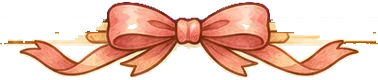
#> input picture site/img/ui/bow.webp, 378 x 80 px
$ python -i art.py   (imports and definitions only)
#> lines starting #> are read from the running program, lines starting #| are printed output that depends on the picture; after the words box and inside, x2 and y2 are one past the last pixel; in counts of white or black regions, pixels touching at a corner belong together
"""그림 파이프라인 — ../그림 에 있는 것만 골라 사이트용 webp 로 만든다.

    python tools/art.py            (_개발 폴더에서)

- 캐릭터 시트(1536×1024, 왼쪽 전신 + 오른쪽 표정 2~3개, 크림 바탕)
  → 전신 서 있는 그림(바탕 투명, 세로 600px) + 표정 얼굴(정사각 160px)
- 배경 · 엔딩 CG · 기술 카드: 파일 이름의 낱말로 알아본다(없으면 게임이 자리 그림을 쓴다)
- 결과: site/img/** + src/art-manifest.json (esbuild 가 묶음에 넣는다)
- 확인용 모아보기: tools/_check/sheets.png (사이트에는 올리지 않는다)

새 그림이 생기면 이 스크립트를 다시 돌리고 `npm run build` 한다.
"""
from __future__ import annotations

import json
import re
import sys
from collections import deque
from pathlib import Path

import numpy as np
from PIL import Image, ImageFilter

HERE = Path(__file__).resolve().parent
DEV = HERE.parent
ART = (DEV / '..' / '그림').resolve()
OUT = DEV / 'site' / 'img'
MANIFEST = DEV / 'src' / 'art-manifest.json'
CHECK = HERE / '_check'

SPRITE_H = 600
FACE = 160
BG_SIZE = (1600, 900)
CARD_W = 640

# 그림 id → 파일 이름에서 찾을 낱말(앞에 있는 것부터)
CHAR_KEYS = {
    'hangyeol': ['한결'], 'daon': ['다온'],
    'soyun': ['한소윤', '소윤'], 'eungyeol': ['서은결', '은결'],
    'harin': ['도하린', '하린'], 'hanbyeol': ['주한별', '한별'],
    'chaewon': ['유채원', '채원'], 'haru': ['민하루', '하루'],
    'tenu': ['테누'], 'bong': ['봉선생', '봉 선생', '봉'], 'miko': ['미코'],
    'hala': ['할라'], 'bara': ['바라'], 'kamu': ['카무'],
}
BG_KEYS = [  # 위에서부터 먼저 맞는 것
    ('call', ['화상', 'call']), ('fest', ['축제', '부스', 'fest']), ('club', ['동아리', 'club']),
    ('garden', ['텃밭', 'garden']), ('snow', ['하굣길', '눈 오는', '눈오는', 'snow']),
    ('night', ['밤', 'night']), ('well', ['우물', 'well']), ('market', ['장터', 'market']),
    ('forge', ['대장간', 'forge']), ('roof', ['빗물', '지붕', '탱크', 'roof', 'rain']),
    ('hall', ['강당', '졸업식', 'hall']), ('field', ['운동장', '벚꽃', 'field']),
]
CARD_KEYS = [
    ('roll', ['굴리', '물통', 'roll', 'drum']), ('straw', ['빨대', '정수', 'straw']),
    ('rain', ['빗물', 'rain']), ('bottle', ['페트병', '전구', 'bottle']),
    ('bike', ['자전거', 'bike']), ('solar', ['태양열', '조리기', 'solar']),
    ('pot', ['항아리', 'pot']),
]
IMG_EXT = {'.png', '.jpg', '.jpeg', '.webp'}
SKIP_WORDS = ['모아보기', 'contact', '_check']


# [12 lines left out: functions files_under, all_images, not called in this run]


def in_dir(p: Path, names: list[str]) -> bool:
    return any(part in names for part in p.relative_to(ART).parts[:-1])


# ── 캐릭터 시트 자르기 ─────────────────────────────────────────────
def bg_color(a: np.ndarray) -> np.ndarray:
    b = np.concatenate([a[:8].reshape(-1, 3), a[-8:].reshape(-1, 3), a[:, :8].reshape(-1, 3), a[:, -8:].reshape(-1, 3)])
    return np.median(b, axis=0)


def runs(mask: np.ndarray) -> list[tuple[int, int]]:
    """참인 구간들 [(시작, 끝+1)]"""
    out, start = [], None
    for i, v in enumerate(mask):
        if v and start is None:
            start = i
        elif not v and start is not None:
            out.append((start, i)); start = None
    if start is not None:
        out.append((start, len(mask)))
    return out


# [13 lines left out: function flood_outside, not called in this run]


def _dilate(m: np.ndarray, k: int = 3) -> np.ndarray:
    return np.array(Image.fromarray(m.astype(np.uint8) * 255).filter(ImageFilter.MaxFilter(k))) > 0


# [47 lines left out: function key_background, not called in this run]


def crop_sheet(path: Path) -> dict:
#> called with path = '../site/img/ui/bow.webp'
    im = Image.open(path).convert('RGB')
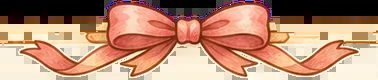
#> im: PIL image 378x80 RGB; mean R, G, B 183.1, 139.1, 115.4
    a = np.asarray(im)
    H, W, _ = a.shape
#> H = 80; W = 378
    bg = bg_color(a)
#> bg = [174, 148, 130]
    diff = np.abs(a.astype(np.int16) - bg.astype(np.int16)).max(axis=2)
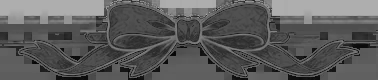
#> diff: shape (80, 378) int16; min 3, max 174, mean 91.7
    fg = diff > 30
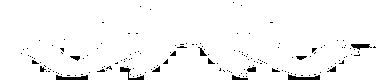
#> fg: shape (80, 378) bool; 96.7% white; 161 black regions (147 under 20 px), largest, box (x1, y1, x2, y2) and area: (288, 74, 320, 80) 116, (56, 75, 88, 80) 113, (120, 67, 144, 80) 94
    col = fg.sum(axis=0)
#> col = 378 values, max 80 at index 0, min 67 at index 128, mean 77.35
    # 왼쪽 전신과 오른쪽 얼굴 사이의 가장 넓은 빈 세로줄
    lo, hi = int(W * 0.33), int(W * 0.75)
#> lo = 124; hi = 283
    gaps = [(s + lo, e + lo) for s, e in runs(col[lo:hi] <= 2)]
#> after the loop in runs, `for i, v in enumerate(mask):`: out = []
#> gaps = []
    if not gaps:
#> (the run stopped early here; a loop or call above may not have finished)

$ run again, on site/img/ui/corner.webp
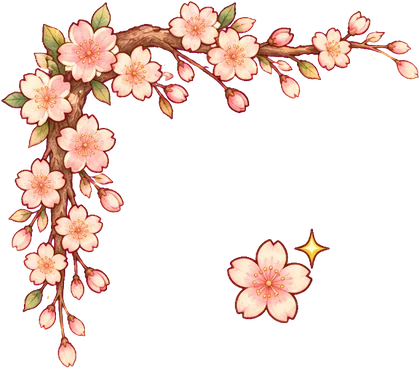
#> input picture site/img/ui/corner.webp, 420 x 369 px
#> in crop_sheet, `im = Image.open(path).convert('RGB')`:
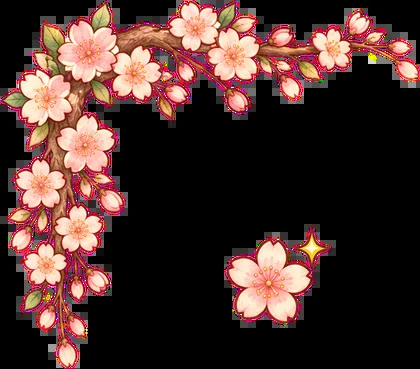
#> im: PIL image 420x369 RGB; mean R, G, B 74.1, 49.1, 45
#> bg = [0, 0, 0]
#> in crop_sheet, `fg = diff > 30`:
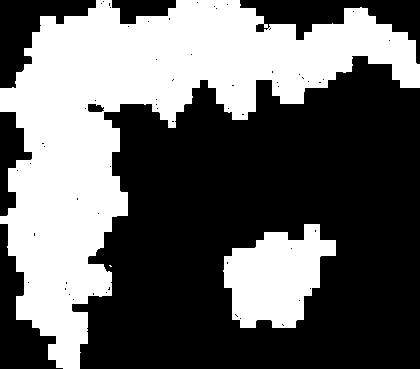
#> fg: shape (369, 420) bool; 39.6% white; 3 white regions (1 under 20 px), largest, box (x1, y1, x2, y2) and area: (0, 0, 420, 369) 53625, (223, 224, 336, 328) 7674
#> col = 420 values, max 353 at index 64, min 24 at index 417, mean 146
#> after the loop in runs, `for i, v in enumerate(mask):`: out = []

$ run again, on site/img/ui/cursor.webp
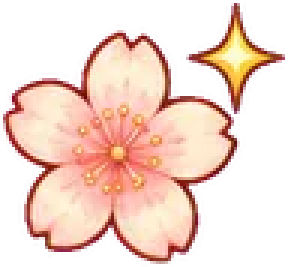
#> input picture site/img/ui/cursor.webp, 96 x 89 px (shown 3 times larger)
#> in crop_sheet, `im = Image.open(path).convert('RGB')`:
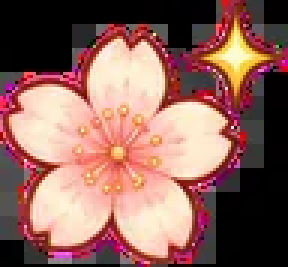
#> im: PIL image 96x89 RGB (shown 3 times larger); mean R, G, B 142.6, 99.8, 92.1
#> b = 2960 rows, first 8: [0, 0, 0], [0, 0, 0], [0, 0, 0], [0, 0, 0], [0, 0, 0], [0, 0, 0], [0, 0, 0], [0, 0, 0]
#> bg = [2, 0, 0]
#> in crop_sheet, `fg = diff > 30`:
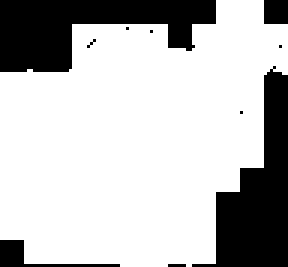
#> fg: shape (89, 96) bool (shown 3 times larger); 74.3% white; 10 black regions (6 under 20 px), largest, box (x1, y1, x2, y2) and area: (0, 0, 72, 24) 1024, (64, 22, 96, 89) 991, (0, 80, 40, 89) 104, (88, 0, 96, 8) 64
#> col = 96 values, max 81 at index 40, min 15 at index 90, mean 66.12
#> the loop in runs, `for i, v in enumerate(mask):` made 41 passes
#> after the loop in runs, `for i, v in enumerate(mask):`: out = []

$ run again, on site/img/ui/dialog.webp
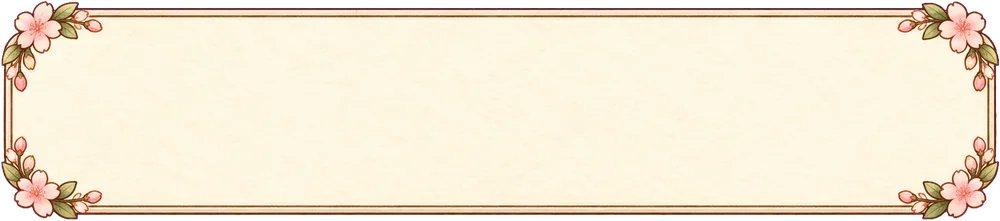
#> input picture site/img/ui/dialog.webp, 1000 x 221 px
#> bg = [67, 43, 55]
#> in crop_sheet, `diff = np.abs(a.astype(np.int16) - bg.astype(np.int16)).max(axis=2)`:
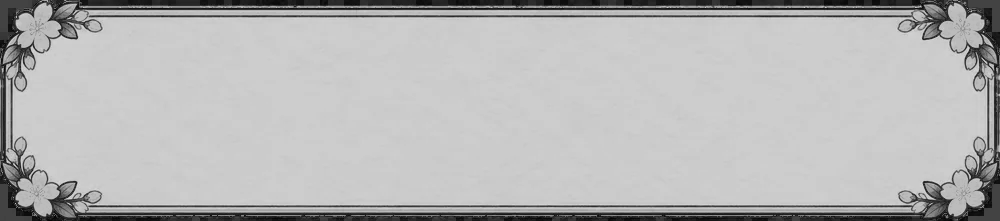
#> diff: shape (221, 1000) int16; min 1, max 212, mean 181.9
#> in crop_sheet, `fg = diff > 30`:
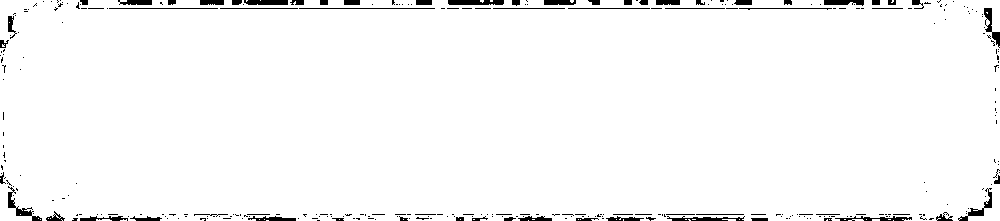
#> fg: shape (221, 1000) bool; 97.2% white; 314 black regions (251 under 20 px), largest, box (x1, y1, x2, y2) and area: (448, 0, 504, 5) 259, (8, 186, 42, 221) 255, (958, 188, 992, 221) 227
#> col = 1000 values, max 221 at index 42, min 177 at index 990, mean 214.9
#> after the loop in runs, `for i, v in enumerate(mask):`: out = []
